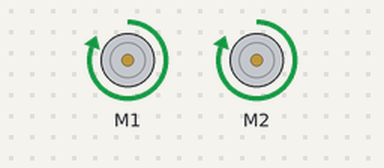
Simulated run of this program. Board: Raspberry Pi (BCM pin numbers). On the bench: 2 × DC motor (green arrow = forward, orange = backward, longer = faster). Motors are numbered in the order the program creates them (left before right in a Robot). At 1.0 s the program stops and its outputs stay as they are.

Above: at 0.1 s.
At 1.1 s:
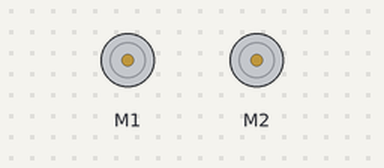
Timing chart, 0 to 2.5 s (numbered marks = the images above):
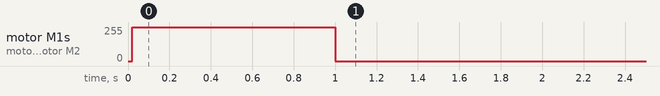

The program:

11-test-motors-zero.py
```python
#!/usr/bin/env python
# -*- coding: utf-8 -*-

#  Mit diesem Programm testen wir erneut ob die Motoren korrekt funktionieren
#  und verwenden dafür die "gpiozero" library.
#
#  Dieses Programm ist Bestandteil des Erfindergarden Roboter-Workshops.
#  http://www.erfindergarden.de

import gpiozero				# Eine Abstraktion der GPIO, die Funktionen
							# zur Steuerung der Motoren enthält

import time					# Hiermit können wir den Ablauf unseres Programms pausieren.
							# Das wird später benötigt um zu bestimmen, wie
							# lange die Motoren laufen sollen.

robot = gpiozero.Robot(left = (9, 10), right = (7, 8))	# Hier sagen wir gpiozero an welche Pins
														# unsere Motoren angeschlossen sind

robot.forward()				# gpiozero stellt nun im Hintergrund die Pins 8 und 10 auf 1
							# und die Pins 7 und 9 auf 0, genau wie im vorigen Motor-Test.
							# Nur ist dieser Code hier wesentlich besser "lesbar".

time.sleep(1)				# Warte eine Sekunde
robot.stop()				# gpiozero stellt alle vier Pins der Motoren auf 0
```

Measured:
- by itself, motor M1, motor M2: stopped → forward 255/255 at 0.02 s, → stopped 0.98 s later
